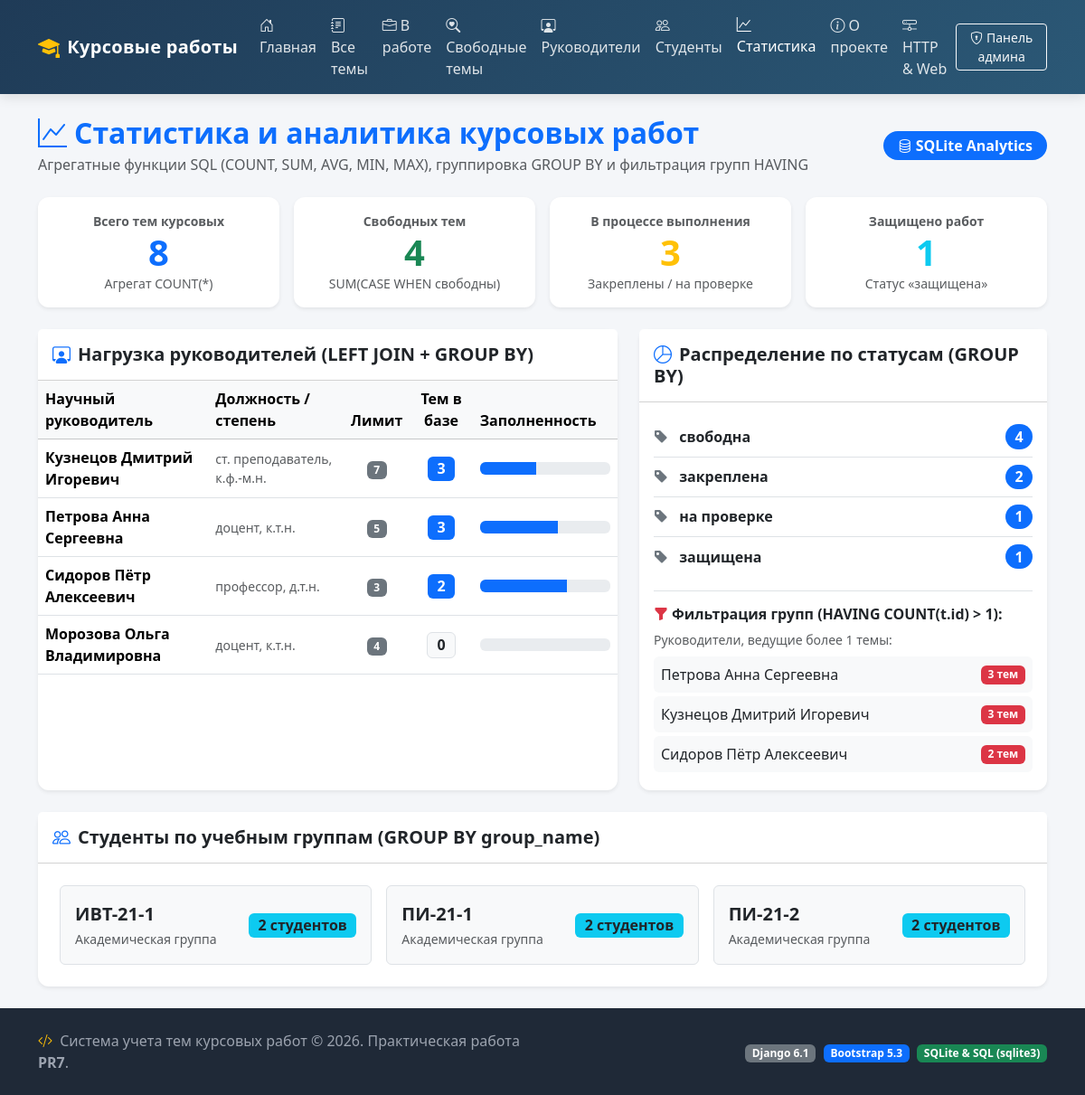
The app's page /coursework/statistics/ with its own data.
### coursework/views.py (the view)
# urls.py: path("statistics/", views.statistics, name="statistics"),
def statistics(request: HttpRequest) -> HttpResponse:
    conn = get_connection(DB_PATH)
    conn.row_factory = sqlite3.Row
    summary = conn.execute("""
        SELECT
            COUNT(*) AS total_topics,
            SUM(CASE WHEN status = 'свободна' THEN 1 ELSE 0 END) AS free_topics,
            SUM(CASE WHEN status IN ('закреплена', 'на проверке') THEN 1 ELSE 0 END) AS active_topics,
            SUM(CASE WHEN status = 'защищена' THEN 1 ELSE 0 END) AS defended_topics
        FROM topics;
    """).fetchone()
    supervisor_stats = conn.execute("""
        SELECT
            sv.id,
            sv.full_name AS supervisor_name,
            sv.degree,
            sv.position,
            sv.max_topics,
            COUNT(t.id) AS topics_count
        FROM supervisors sv
        LEFT JOIN topics t ON sv.id = t.supervisor_id
        GROUP BY sv.id, sv.full_name, sv.degree, sv.position, sv.max_topics
        ORDER BY topics_count DESC, sv.full_name ASC;
    """).fetchall()
    status_stats = conn.execute("""
        SELECT
            status,
            COUNT(*) AS count
        FROM topics
        GROUP BY status
        ORDER BY count DESC;
    """).fetchall()
    busy_supervisors = conn.execute("""
        SELECT
            sv.full_name AS supervisor_name,
            COUNT(t.id) AS topics_count
        FROM supervisors sv
        JOIN topics t ON sv.id = t.supervisor_id
        GROUP BY sv.id, sv.full_name
        HAVING COUNT(t.id) > 1
        ORDER BY topics_count DESC;
    """).fetchall()
    group_stats = conn.execute("""
        SELECT
            group_name,
            COUNT(*) AS students_count
        FROM students
        GROUP BY group_name
        ORDER BY group_name ASC;
    """).fetchall()
    conn.close()
    context = {
        "title": "Статистика курсовых работ",
        "summary": summary,
        "supervisor_stats": supervisor_stats,
        "status_stats": status_stats,
        "busy_supervisors": busy_supervisors,
        "group_stats": group_stats,
    }
    return render(request, "coursework/statistics.html", context)

### db/database.py (called while the page is built)
def get_connection(db_path: str | Path | None = None) -> sqlite3.Connection:
    target_path = str(db_path) if db_path else DB_PATH
    os.makedirs(os.path.dirname(target_path), exist_ok=True)
    conn = sqlite3.connect(target_path)
    conn.execute("PRAGMA foreign_keys = ON")
    return conn

### templates/coursework/statistics.html (shortened to what this page needs)
{% extends "base.html" %}
{% block content %}
<div class="d-flex flex-wrap justify-content-between align-items-center mb-4 gap-3">
    <div>
        <h2 class="fw-bold mb-1 text-primary">
            <i class="bi bi-graph-up me-2"></i>Статистика и аналитика курсовых работ
        </h2>
        <p class="text-muted mb-0">Агрегатные функции SQL (COUNT, SUM, AVG, MIN, MAX), группировка GROUP BY и фильтрация групп HAVING</p>
    </div>
    <div>
        <span class="badge bg-primary fs-6 px-3 py-2 rounded-pill">
            <i class="bi bi-database me-1"></i>SQLite Analytics
        </span>
    </div>
</div>
<div class="row g-3 mb-4">
    <div class="col-md-3">
        <div class="card shadow-sm border-primary p-3 text-center">
            <div class="text-muted small fw-semibold">Всего тем курсовых</div>
            <div class="display-6 fw-bold text-primary">{{ summary.total_topics|default:0 }}</div>
            <small class="text-muted">Агрегат COUNT(*)</small>
        </div>
    </div>
    <div class="col-md-3">
        <div class="card shadow-sm border-success p-3 text-center">
            <div class="text-muted small fw-semibold">Свободных тем</div>
            <div class="display-6 fw-bold text-success">{{ summary.free_topics|default:0 }}</div>
            <small class="text-muted">SUM(CASE WHEN свободны)</small>
        </div>
    </div>
    <div class="col-md-3">
        <div class="card shadow-sm border-warning p-3 text-center">
            <div class="text-muted small fw-semibold">В процессе выполнения</div>
            <div class="display-6 fw-bold text-warning">{{ summary.active_topics|default:0 }}</div>
            <small class="text-muted">Закреплены / на проверке</small>
        </div>
    </div>
    <div class="col-md-3">
        <div class="card shadow-sm border-info p-3 text-center">
            <div class="text-muted small fw-semibold">Защищено работ</div>
            <div class="display-6 fw-bold text-info">{{ summary.defended_topics|default:0 }}</div>
            <small class="text-muted">Статус «защищена»</small>
        </div>
    </div>
</div>
<div class="row g-4 mb-4">
    <div class="col-lg-7">
        <div class="card shadow-sm h-100">
            <div class="card-header bg-white py-3">
                <h5 class="mb-0 fw-bold">
                    <i class="bi bi-person-workspace me-2 text-primary"></i>Нагрузка руководителей (LEFT JOIN + GROUP BY)
                </h5>
            </div>
            <div class="card-body p-0">
                <div class="table-responsive">
                    <table class="table table-hover align-middle mb-0">
                        <thead class="table-light">
                            <tr>
                                <th>Научный руководитель</th>
                                <th>Должность / степень</th>
                                <th class="text-center">Лимит</th>
                                <th class="text-center">Тем в базе</th>
                                <th style="width: 25%;">Заполненность</th>
                            </tr>
                        </thead>
                        <tbody>
                            {% for item in supervisor_stats %}
                            <tr>
                                <td class="fw-bold">{{ item.supervisor_name }}</td>
                                <td class="text-muted small">{{ item.position }}, {{ item.degree }}</td>
                                <td class="text-center"><span class="badge bg-secondary">{{ item.max_topics }}</span></td>
                                <td class="text-center">
                                    <span class="badge bg-{% if item.topics_count > 0 %}primary{% else %}light text-dark border{% endif %} fs-6">
                                        {{ item.topics_count }}
                                    </span>
                                </td>
                                <td>
                                    <div class="progress" role="progressbar" style="height: 14px;">
                                        <div class="progress-bar bg-primary" style="width: {% widthratio item.topics_count item.max_topics 100 %}%;"></div>
                                    </div>
                                </td>
                            </tr>
                            {% empty %}
                            <tr>
                                <td colspan="5" class="text-center py-3 text-muted">Данные отсутствуют.</td>
                            </tr>
                            {% endfor %}
                        </tbody>
                    </table>
                </div>
            </div>
        </div>
    </div>
    <div class="col-lg-5">
        <div class="card shadow-sm h-100">
            <div class="card-header bg-white py-3">
                <h5 class="mb-0 fw-bold">
                    <i class="bi bi-pie-chart me-2 text-primary"></i>Распределение по статусам (GROUP BY)
                </h5>
            </div>
            <div class="card-body">
                <ul class="list-group list-group-flush mb-3">
                    {% for item in status_stats %}
                    <li class="list-group-item d-flex justify-content-between align-items-center px-0 py-2">
                        <div>
                            <i class="bi bi-tag-fill me-2 text-secondary"></i>
                            <strong>{{ item.status }}</strong>
                        </div>
                        <span class="badge bg-primary rounded-pill fs-6">{{ item.count }}</span>
                    </li>
                    {% empty %}
                    <li class="list-group-item text-muted">Данные отсутствуют.</li>
                    {% endfor %}
                </ul>
                <div class="border-top pt-3">
                    <h6 class="fw-bold text-dark mb-2">
                        <i class="bi bi-funnel-fill me-1 text-danger"></i>Фильтрация групп (HAVING COUNT(t.id) > 1):
                    </h6>
                    <div class="small text-muted mb-2">Руководители, ведущие более 1 темы:</div>
                    {% for sup in busy_supervisors %}
                    <div class="d-flex justify-content-between align-items-center mb-1 bg-light p-2 rounded">
                        <span>{{ sup.supervisor_name }}</span>
                        <span class="badge bg-danger">{{ sup.topics_count }} тем</span>
                    </div>
                    {% empty %}
                    <div class="text-muted small">Нет руководителей с нагрузкой более 1 темы.</div>
                    {% endfor %}
                </div>
            </div>
        </div>
    </div>
</div>
<div class="card shadow-sm">
    <div class="card-header bg-white py-3">
        <h5 class="mb-0 fw-bold">
            <i class="bi bi-people me-2 text-primary"></i>Студенты по учебным группам (GROUP BY group_name)
        </h5>
    </div>
    <div class="card-body p-4">
        <div class="row g-3">
            {% for grp in group_stats %}
            <div class="col-md-4">
                <div class="border rounded p-3 d-flex justify-content-between align-items-center bg-light">
                    <div>
                        <div class="fw-bold text-dark fs-5">{{ grp.group_name }}</div>
                        <small class="text-muted">Академическая группа</small>
                    </div>
                    <span class="badge bg-info text-dark fs-6">{{ grp.students_count }} студентов</span>
                </div>
            </div>
            {% empty %}
            <div class="col-12 text-muted">Данные отсутствуют.</div>
            {% endfor %}
        </div>
    </div>
</div>
{% endblock %}

### static/css/style.css (style rules this page uses)
:root { --primary-color: #2b5876; --secondary-color: #4e4376; --accent-color: #0d6efd; --bg-light: #f8f9fa; }
body { background-color: #f4f6f9; font-family: system-ui, -apple-system, "Segoe UI", Roboto, "Helvetica Neue", Arial, sans-serif; min-height: 100vh; display: flex; flex-direction: column; }
.card { border: none; border-radius: 12px; box-shadow: 0 4px 15px rgba(0, 0, 0, 0.05); transition: transform 0.2s ease, box-shadow 0.2s ease; }

### records on screen
supervisors: supervisor_name "Кузнецов Дмитрий Игоревич", position "ст. преподаватель", degree "к.ф.-м.н.", max_topics "7", topics_count "3"
supervisors: supervisor_name "Петрова Анна Сергеевна", position "доцент", degree "к.т.н.", max_topics "5", topics_count "3"
supervisors: supervisor_name "Сидоров Пётр Алексеевич", position "профессор", degree "д.т.н.", max_topics "3", topics_count "2"
supervisors: supervisor_name "Морозова Ольга Владимировна", position "доцент", degree "к.т.н.", max_topics "4", topics_count "0"
students: group_name "ПИ-21-1", students_count "2"

### other values on screen
{{ summary.total_topics|default:0 }} "8"
{{ summary.free_topics|default:0 }} "4"
{{ summary.active_topics|default:0 }} "3"
{{ summary.defended_topics|default:0 }} "1"
{{ item.status }} "свободна" "закреплена" "на проверке" "защищена"
{{ item.count }} "4" "2" "1" "1"
{{ grp.group_name }} "ИВТ-21-1" "ПИ-21-2"
{{ grp.students_count }} "2" "2"
